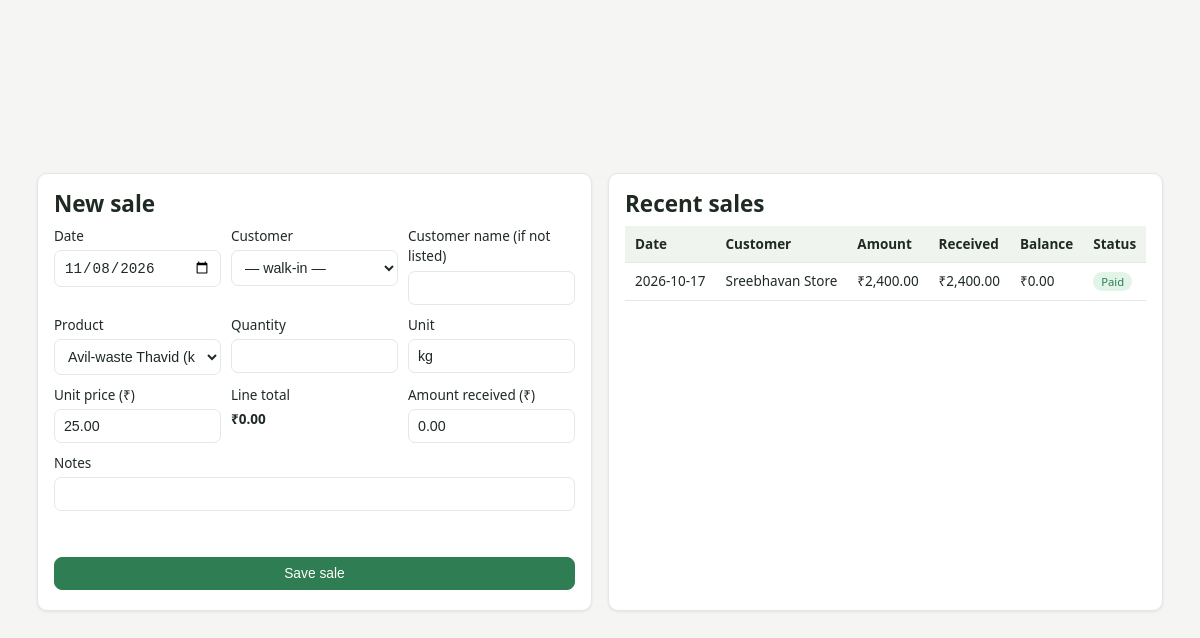
The app's page /pages/sales.php with its own data.
### tables this page shows
CREATE TABLE sales (
  id              INT AUTO_INCREMENT PRIMARY KEY,
  sale_date       DATE          NOT NULL,
  customer_id     INT           DEFAULT NULL,
  customer_name   VARCHAR(120)  NOT NULL,
  total_amount    DECIMAL(12,2) NOT NULL,
  amount_received DECIMAL(12,2) NOT NULL DEFAULT 0.00,
  balance_due     DECIMAL(12,2) NOT NULL DEFAULT 0.00,
  payment_status  ENUM('unpaid','partial','paid') NOT NULL DEFAULT 'unpaid',
  notes           VARCHAR(255)  DEFAULT NULL,
  created_by      INT           NOT NULL,
  created_at      TIMESTAMP     NOT NULL DEFAULT CURRENT_TIMESTAMP,
  FOREIGN KEY (customer_id) REFERENCES customers(id) ON DELETE SET NULL,
  FOREIGN KEY (created_by)   REFERENCES users(id)
);

### config/database.php (called while the page is built, shortened)
<?php
function db(): PDO
{
    static $pdo = null;
    if ($pdo === null) {
        $dsn = 'mysql:host=' . DB_HOST . ';dbname=' . DB_NAME . ';charset=utf8mb4';
        try {
            $pdo = new PDO($dsn, DB_USER, DB_PASS, [
                PDO::ATTR_ERRMODE            => PDO::ERRMODE_EXCEPTION,
                PDO::ATTR_DEFAULT_FETCH_MODE => PDO::FETCH_ASSOC,
                PDO::ATTR_EMULATE_PREPARES   => false,
            ]);
        } catch (PDOException $e) {
            http_response_code(500);
            die('Database connection failed. Start MySQL in XAMPP and import database/schema.sql. Detail: ' .
                htmlspecialchars($e->getMessage()));
        }
    }
    return $pdo;
}

### includes/functions.php (called while the page is built, shortened)
<?php
require_once __DIR__ . '/../config/database.php';
function money(float $n): string
{
    return '₹' . number_format($n, 2, '.', ',');
}
function esc($v): string
{
    return htmlspecialchars((string) $v, ENT_QUOTES, 'UTF-8');
}
function products_list(bool $active_only = true): array
{
    $sql = 'SELECT * FROM products';
    if ($active_only) $sql .= ' WHERE is_active = 1';
    return db()->query($sql . ' ORDER BY name')->fetchAll();
}
function current_stock(int $productId): float
{
    $s = db()->prepare(
        "SELECT COALESCE(SUM(CASE direction
            WHEN 'in' THEN quantity WHEN 'out' THEN -quantity WHEN 'adjust' THEN quantity END),0) AS stock
         FROM inventory_movements WHERE product_id = ?"
    );
    $s->execute([$productId]);
    return (float) $s->fetchColumn();
}

### pages/sales.php (the view, shortened to what this page needs)
<?php
require __DIR__ . '/../includes/header.php';
$rows = db()->query(
  "SELECT s.*, u.username FROM sales s JOIN users u ON u.id = s.created_by
   ORDER BY s.sale_date DESC, s.id DESC LIMIT 200"
)->fetchAll();
$products = products_list();
?>
<div class="grid two">
  <section class="panel">
    <h2>New sale</h2>
    <form id="saleForm" method="post" action="api/sale_save.php" class="form" data-stock-check="1">
      <div class="row">
        <label>Date <input type="date" name="sale_date" required value="<?= date('Y-m-d') ?>"></label>
        <label>Customer
          <select name="customer_id" id="customer_id">
            <option value="">— walk-in —</option>
          </select>
        </label>
        <label>Customer name (if not listed) <input type="text" name="customer_name" id="customer_name"></label>
      </div>
      <div class="row">
        <label>Product
          <select name="product_id" id="product_id" required>
            <?php foreach ($products as $p):
              $stock = current_stock((int)$p['id']); ?>
              <option value="<?= (int)$p['id'] ?>"
                      data-unit="<?= esc($p['unit']) ?>"
                      data-price="<?= esc($p['default_price']) ?>"
                      data-stock="<?= esc($stock) ?>">
                <?= esc($p['name']) ?> (<?= esc($p['unit']) ?>) — stock <?= esc($stock) ?>
              </option>
            <?php endforeach; ?>
          </select>
        </label>
        <label>Quantity <input type="number" step="0.001" name="quantity" id="quantity" required></label>
        <label>Unit <input type="text" name="unit" id="unit" readonly></label>
      </div>
      <div class="row">
        <label>Unit price (₹) <input type="number" step="0.01" name="unit_price" id="unit_price" required></label>
        <label>Line total <b id="lineTotal">₹0.00</b></label>
        <label>Amount received (₹) <input type="number" step="0.01" name="amount_received" id="amount_received" value="0.00"></label>
      </div>
      <label>Notes <input type="text" name="notes" maxlength="255"></label>
      <button class="btn primary" type="submit">Save sale</button>
    </form>
  </section>
  <section class="panel">
    <h2>Recent sales</h2>
    <?php if (!$rows): ?><p class="empty">No sales recorded yet.</p><?php else: ?>
    <table class="table">
      <thead><tr><th>Date</th><th>Customer</th><th>Amount</th><th>Received</th><th>Balance</th><th>Status</th></tr></thead>
      <tbody>
      <?php foreach ($rows as $r): ?>
        <tr>
          <td><?= esc($r['sale_date']) ?></td>
          <td><?= esc($r['customer_name']) ?></td>
          <td><?= money((float)$r['total_amount']) ?></td>
          <td><?= money((float)$r['amount_received']) ?></td>
          <td><?= money((float)$r['balance_due']) ?></td>
          <td><span class="badge <?= $r['payment_status'] ?>"><?= esc($r['payment_status']) ?></span></td>
        </tr>
      <?php endforeach; ?>
      </tbody>
    </table>
    <?php endif; ?>
  </section>
</div>
<?php require __DIR__ . '/../includes/footer.php'; ?>

### assets/css/style.css (style rules this page uses)
:root { --bg:#f5f6f4; --panel:#ffffff; --ink:#1f2a23; --muted:#6b7a72; --line:#e4e7e3; --primary:#2f7d52; --primary-d:#235f3e; --accent:#c9a23a; --good:#2f7d52; --bad:#c0392b; --warn:#b8860b; --shadow:0 1px 3px rgba(0,0,0,.08); --radius:10px; }
* { box-sizing:border-box }
html,body { margin:0;padding:0;font-family:"Segoe UI",Roboto,Arial,sans-serif; background:var(--bg);color:var(--ink);font-size:15px;line-height:1.5 }
h1,h2,h3 { margin:0 0 .4em;font-weight:600;line-height:1.2 }
.panel { background:var(--panel);border:1px solid var(--line);border-radius:var(--radius); padding:16px 16px 20px;box-shadow:var(--shadow);margin-bottom:16px }
.grid.two { display:grid;grid-template-columns:1fr 1fr;gap:16px }
.form { display:flex;flex-direction:column;gap:10px }
.form label { display:flex;flex-direction:column;gap:4px;font-size:.9rem;color:var(--ink) }
.form .row { display:grid;grid-template-columns:repeat(auto-fit,minmax(160px,1fr));gap:10px }
.form input,.form select,textarea,select,input[type=text],input[type=number],input[type=date],input[type=password] { padding:8px 9px;border:1px solid var(--line);border-radius:7px;font-size:.95rem;background:#fff;color:var(--ink) }
.btn { background:#eef2ee;color:var(--ink);border:1px solid var(--line);border-radius:8px; padding:8px 14px;cursor:pointer;font-size:.92rem;transition:.15s }
.btn.primary { background:var(--primary);color:#fff;border-color:var(--primary) }
.table { width:100%;border-collapse:collapse;font-size:.9rem }
.table th,.table td { padding:8px 10px;text-align:left;border-bottom:1px solid var(--line) }
.table th { background:#f0f4ee;font-weight:600;color:var(--ink) }
.badge { padding:2px 8px;border-radius:12px;font-size:.75rem;text-transform:capitalize }
.badge.paid { background:#e2f3e8;color:var(--good) }

### records on screen
sales: sale_date "2026-10-17", customer_name "Sreebhavan Store", total_amount "₹2,400.00", amount_received "₹2,400.00", balance_due "₹0.00", payment_status "Paid"

### other values on screen
form field product_id "Avil-waste Thavid (kg) — stock 0"
